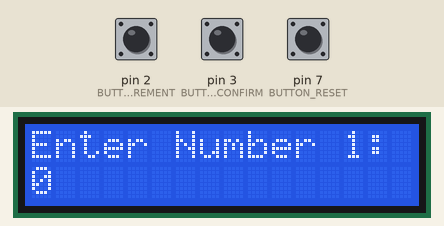
Recording of a program running on a simulated Arduino Uno, built with avr-gcc and run on an emulated ATmega328P. On the bench: 16×2 character LCD. The inputs (shaded band) are chosen by the test bench; at power-on: pin 2 (BUTTON_INCREMENT) HIGH, pin 3 (BUTTON_CONFIRM) HIGH, pin 7 (BUTTON_RESET) HIGH.

Above: at 1.2 s.
1.3 s: pin 2 (BUTTON_INCREMENT) pulled LOW for 0.15 s
At 1.8 s:
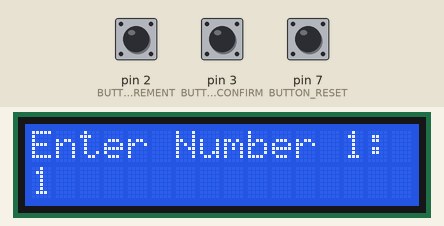
2.9 s: pin 3 (BUTTON_CONFIRM) pulled LOW for 0.15 s
At 4.2 s:
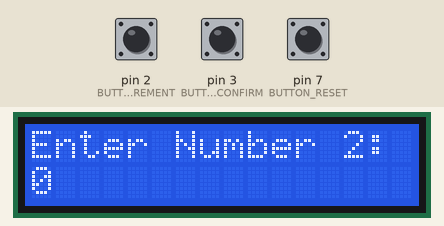
4.5 s: pin 3 (BUTTON_CONFIRM) pulled LOW for 1 s
At 5.9 s:
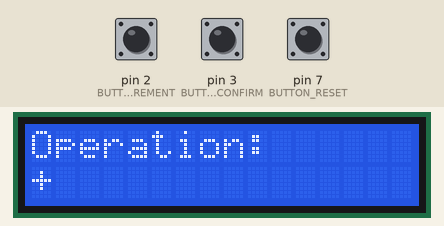
7.0 s: pin 2 (BUTTON_INCREMENT) pulled LOW for 1 s
9.5 s: pin 2 (BUTTON_INCREMENT) pulled LOW for 0.15 s
11.1 s: pin 3 (BUTTON_CONFIRM) pulled LOW for 0.15 s
At 11.9 s:
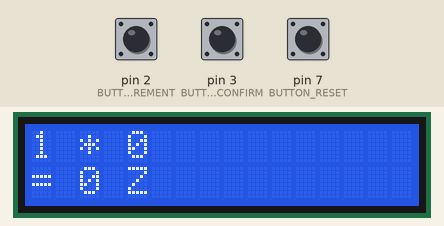
Timing chart, 0 to 13.7 s (numbered marks = the images above; inputs shaded):
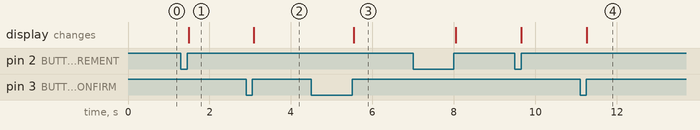

The program:

main.cpp
```cpp
#include <Arduino.h>
#include <avr/io.h>
#include "ALU_function.h"
#include <stdio.h>
#include <LiquidCrystal.h>

// LCD pin configuration
LiquidCrystal lcd(8, 9 ,10, 11, 12, 13);

// Button pins
#define BUTTON_INCREMENT 2
#define BUTTON_CONFIRM 3
#define BUTTON_RESET 7

// State machine ( the state the program is in. ex. num1 -> value num2 -> operation -> result)
enum State {ENTER_A, ENTER_B, SELECT_OPERATION, DISPLAY_RESULT};
State currentState = ENTER_A;

// ALU input variables
uint16_t A = 0; // First number
uint16_t B = 0; // Second number
uint16_t operation = 0; // Operation to perform (0=SUM, 1=SUB, 2=MULT, 3=DIV)
ALUResult result; // Result of the ALU operation

// Function to apply the ALU result to the output pins
const char* operationNames[] = {"+", "-", "*", "/"};

// Button debouncing variables
bool lastIncrementState = HIGH;
bool lastConfirmState = HIGH;
bool lastResetState = HIGH;

// Only makes changes to the LCD display when the state
// changes or when a new number is entered.
void updateDisplay(){
    lcd.clear();
    switch (currentState) {
        case ENTER_A:
            lcd.setCursor(0, 0);
            lcd.print("Enter Number 1:");
            lcd.setCursor(0, 1);
            lcd.print(A);
            break;
        case ENTER_B:
            lcd.setCursor(0, 0);
            lcd.print("Enter Number 2:");
            lcd.setCursor(0, 1);
            lcd.print(B);
            break;
        case SELECT_OPERATION:
            lcd.setCursor(0, 0);
            lcd.print("Operation:");
            lcd.setCursor(0, 1);
            lcd.print(operationNames[operation]);
            break;
        case DISPLAY_RESULT:
            lcd.setCursor(0, 0);
            lcd.print(A);
            lcd.print(" ");
            lcd.print(operationNames[operation]);
            lcd.print(" ");
            lcd.print(B);
            lcd.setCursor(0, 1);
            lcd.print("= ");
            lcd.print(result.result);
            if (result.carry) lcd.print(" C");
            if (result.zero)  lcd.print(" Z");
            break;
    }
}

void setup() {

    // LCD Set up
    lcd.begin(16, 2);
    Serial.begin(9600);
    // ignore lcd.setCursor(0, 0);
    // ignore lcd.setCursor(0, 1);

    // Setting the actual pins for the buttons
    pinMode(BUTTON_INCREMENT, INPUT_PULLUP);
    pinMode(BUTTON_CONFIRM, INPUT_PULLUP);
    pinMode(BUTTON_RESET, INPUT_PULLUP);

    // push the update to the display
    updateDisplay();
}

void loop() {

    // Variables
    bool incrementPressed = (digitalRead(BUTTON_INCREMENT) == LOW);
    bool confirmPressed = (digitalRead(BUTTON_CONFIRM) == LOW);
    bool resetPressed = (digitalRead(BUTTON_RESET) == LOW);

    // 1st button is pressed increment (first state)
    if (incrementPressed == LOW && lastIncrementState == HIGH) {
        switch (currentState) {
            case ENTER_A:    A = (A + 1) & 0xFF; break;
            case ENTER_B:    B = (B + 1) & 0xFF; break;
            case SELECT_OPERATION:  operation = (operation + 1) % 4; break;
            default: break;
        }
        updateDisplay();
    }

    // second state confirm button is pressed
    if (confirmPressed == LOW && lastConfirmState == HIGH) {
        switch (currentState) {
            case ENTER_A:   currentState = ENTER_B; break;
            case ENTER_B:   currentState = SELECT_OPERATION; break;
            case SELECT_OPERATION:
                switch (operation) {
                    case 0: result = computeSUM(A, B);  break;
                    case 1: result = computeSUB(A, B);  break;
                    case 2: result = computeMULT(A, B); break;
                    case 3: result = computeDIV(A, B);  break;
                }
                currentState = DISPLAY_RESULT;
                break;
            case DISPLAY_RESULT:
                A = 0; B = 0; operation = 0;
                currentState = ENTER_A;
                break;
        }
        updateDisplay();
    }

    // Reset button is pressed
    if (resetPressed == LOW && lastResetState == HIGH) {
        A = 0; B = 0; operation = 0;
        currentState = ENTER_A;
        updateDisplay();
    }

    lastIncrementState = incrementPressed;
    lastConfirmState   = confirmPressed;
    lastResetState     = resetPressed;

    delay(50);
    /* old code
    // Ask for user input
    lcd.clear();
    lcd.setCursor(1, 0);
    lcd.print("Enter 1st Num:");

    // Get user input

   // note to self: if i comment the code below it makes the lcd display the text in weird half pixels
    delay(500);
    */
}
```

ALU_function.h
```cpp
#pragma once
#ifndef ALU_FUNCTIONS_H
#define ALU_FUNCTIONS_H

#include <Arduino.h>
#include <avr/io.h>

#define INPUT_BIT0  2
#define INPUT_BIT1  3
#define OUTPUT_BIT2 4
#define RESULT_BIT0 5
#define RESULT_BIT1 6

struct ALUResult {
    uint16_t result;
    bool zero;
    bool carry;
};

ALUResult computeSUM(uint16_t a, uint16_t b);
ALUResult computeSUB(uint16_t a, uint16_t b);
ALUResult computeDIV(uint16_t a, uint16_t b);
ALUResult computeMULT(uint16_t a, uint16_t b);

#endif
```

ALU_functions.cpp
```cpp
#include "ALU_function.h"
#include <avr/io.h>
#include <math.h>

ALUResult computeSUM(uint16_t a, uint16_t b) {
    ALUResult r {};
    uint16_t sum = a + b;
    r.result = sum & 0xFF;
    r.carry  = sum > 0xFF;
    r.zero   = (r.result == 0);
    return r;
}

ALUResult computeSUB(uint16_t a, uint16_t b) {
    ALUResult r {};
    uint16_t diff = a - b;
    r.result = diff & 0xFF;
    r.carry  = (b > a);
    r.zero   = (r.result == 0);
    return r;
}

ALUResult computeMULT(uint16_t a, uint16_t b) {
    ALUResult r {};
    uint32_t product = (uint32_t)a * b;
    r.result = product & 0xFF;
    r.carry  = (product > 0xFF);
    r.zero   = (r.result == 0);
    return r;
}

ALUResult computeDIV(uint16_t a, uint16_t b) {
    ALUResult r {};
    if (b == 0) {
        r.result = 0xF;
        r.carry  = true;
        r.zero   = false;
        return r;
    }
    r.result = (a / b) & 0xF;
    r.carry  = false;
    r.zero   = (r.result == 0);
    return r;
}

ALUResult computeEXP(uint16_t a, uint16_t b) {
    ALUResult r {};
    uint16_t val = (uint16_t)pow((double)a, (double)b);
    r.result = val & 0xFF;
    r.carry  = (val > 0xFF);
    r.zero   = (r.result == 0);
    return r;
}
```

Measured:
- after the input at 1.3 s, the display: changes after 0.19 s (image 1)
- after the input at 2.9 s, the display: changes after 0.19 s (image 2)
- after the input at 4.5 s, the display: changes after 1.0 s (image 3)
- after the input at 11.1 s, the display: changes after 0.16 s (image 4)
